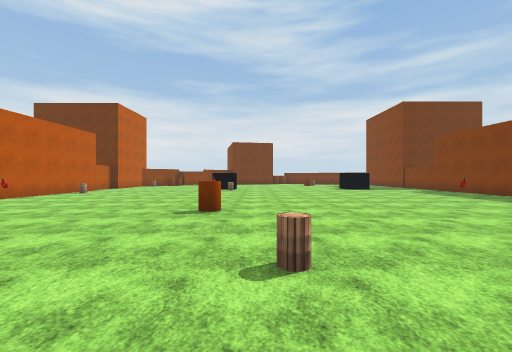
view 1 (above)

16 first-person views from a walk through a Unity game level. The camera is 1.5 m above the floor, looks level and sees 90° across. The floor is counted in squares, 2 m on a side. Each view is taken from the middle of a square. On the plan, view 1 faces up. The plan holds only what a view shows up to about 9 squares ahead; the rest is blank. The place goes on beyond the plan. Flat ground stands in for the terrain. The player character is not drawn. Some surface patterns are stand-ins.

view 2
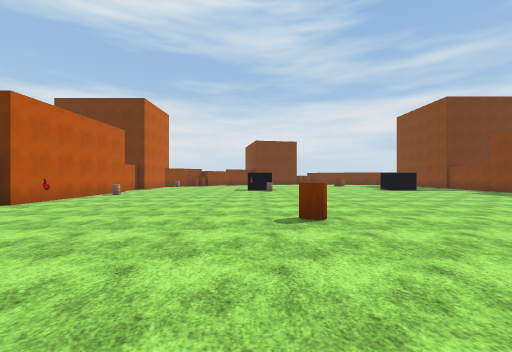

view 3
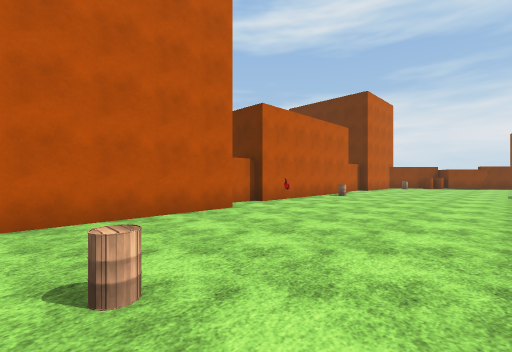

view 4
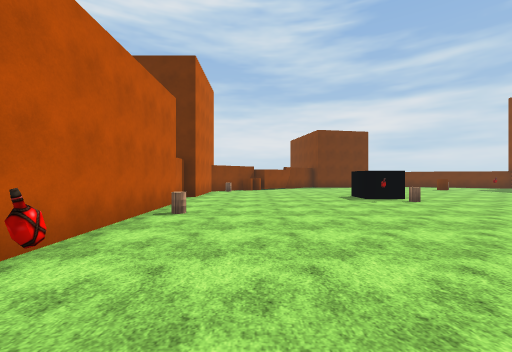

view 5
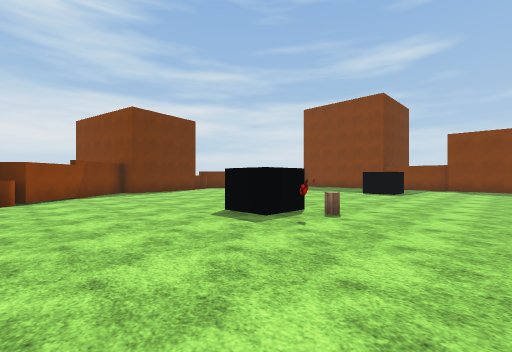

view 6
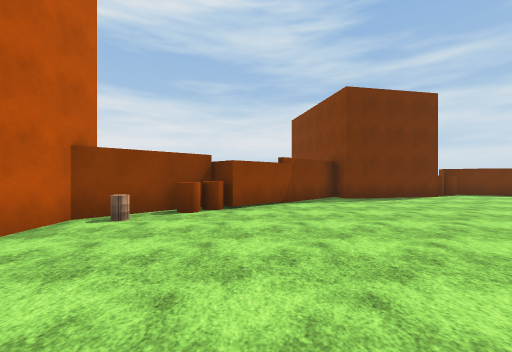

view 7
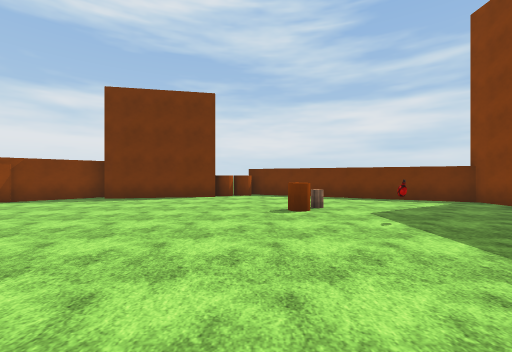

view 8
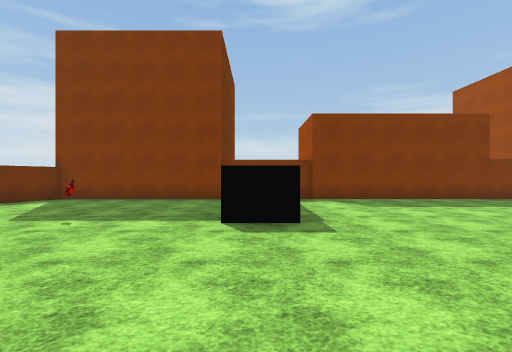

view 9
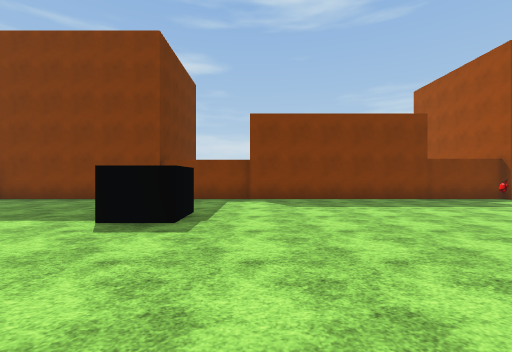

view 10
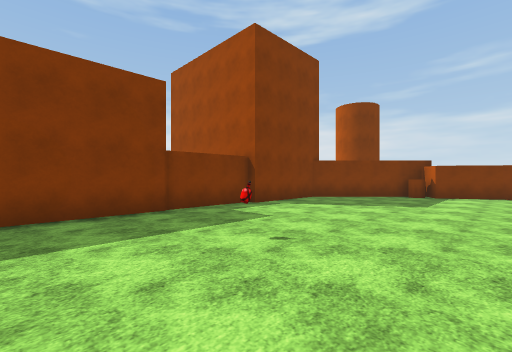

view 11
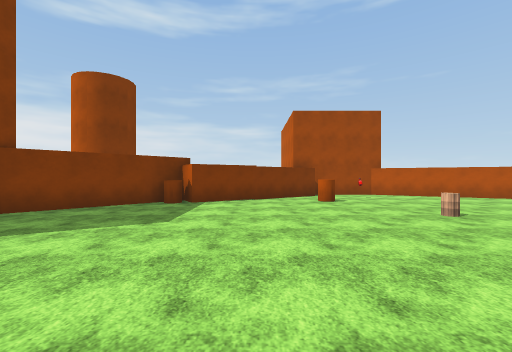

view 12
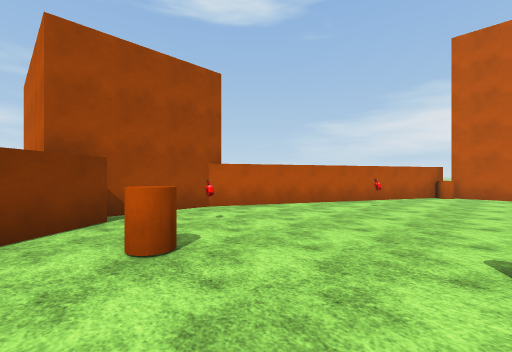

view 13
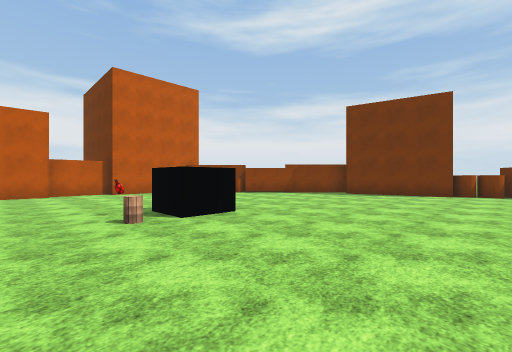

view 14
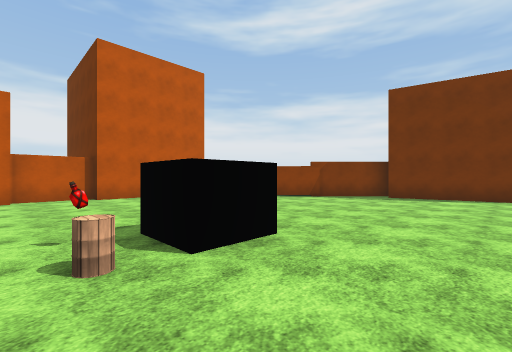

view 15
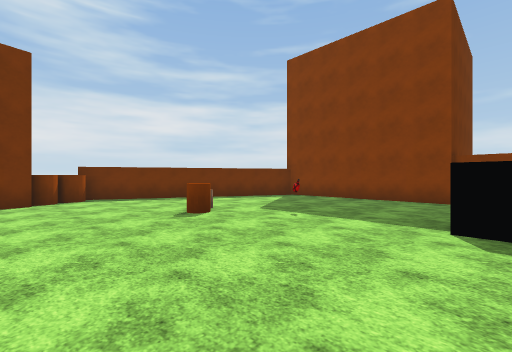

view 16
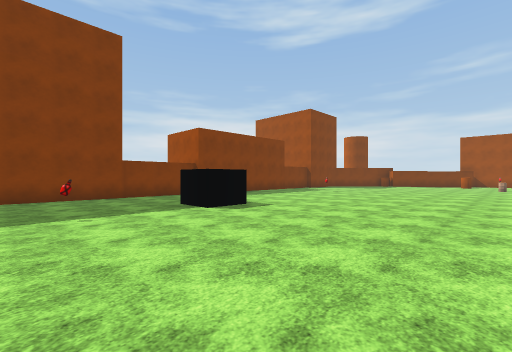

### Floor plan
Points are (right, up) in squares from view 1. A wall is a line through its corners. A room is listed if a view was taken in it or the views show most of it. See-through windows are left out.
Room 1 (views 1, 2, 3, 4, 5, 6, 7, 8, 9, 10, 11, 12, 13, 14, 15, 16)
walls: (9.4, 13.1) (9.4, 16.1); (9.2, 7.5) (9.2, 13.2); (-8.2, 13.2) (-8.2, 7.5) (-8.6, 7.5) (-8.6, 6.6); (9.2, 16) (9.2, 21.3) (2.7, 24.5); (-7.7, 6) (-7.7, 0.5); (9.4, 4.9) (9.4, 7.5); (-8.6, 15.2) (-8.6, 13.1); (-6.1, 20.4) (-8.2, 18.3) (-8.2, 15.1); (9.2, 2.4) (9.2, 5); (1.5, 23.2) (-2, 22.5) (-2.2, 23.2) (-5.3, 20); (6, -0.4) (6.3, -0.8) (9.1, 1.9); (-6.4, -0.4) (-0.6, -3.3) (1.6, -3.3); (1.7, -2.7) (5.5, -0.2)
objects: other object (-8, 0) to (-7, 0); other object (-8, 11); other object (-7, 7); other object (-7, 18); other object (-6, 19); other object (-6, 20); other object (-5, 2); other object (-3, 0); other object (-2, 14); other object (-2, 15); other object (-1, 5); other object (-1, 14); other object (0, -2); other object (0, 2); other object (2, -1); other object (2, 24); other object (4, 19); other object (4, 20); other object (5, 15) to (6, 15); other object (5, 18); other object (6, 0); other object (6, 8)

Positions as (right, up) in squares from view 1, and headings:
1: (0, 0), facing up
2: (-2, 1), facing up
3: (-3, 2), facing up-left
4: (-6, 6), facing up
5: (-6, 11), facing up-right
6: (-5, 14), facing up
7: (3, 14), facing up
8: (1, 15), facing right
9: (1, 13), facing right
10: (4, 10), facing down-right
11: (4, 7), facing down
12: (3, 2), facing down-left
13: (3, 12), facing up-left
14: (1, 13), facing up-left
15: (1, 15), facing up-right
16: (0, 19), facing down-right
